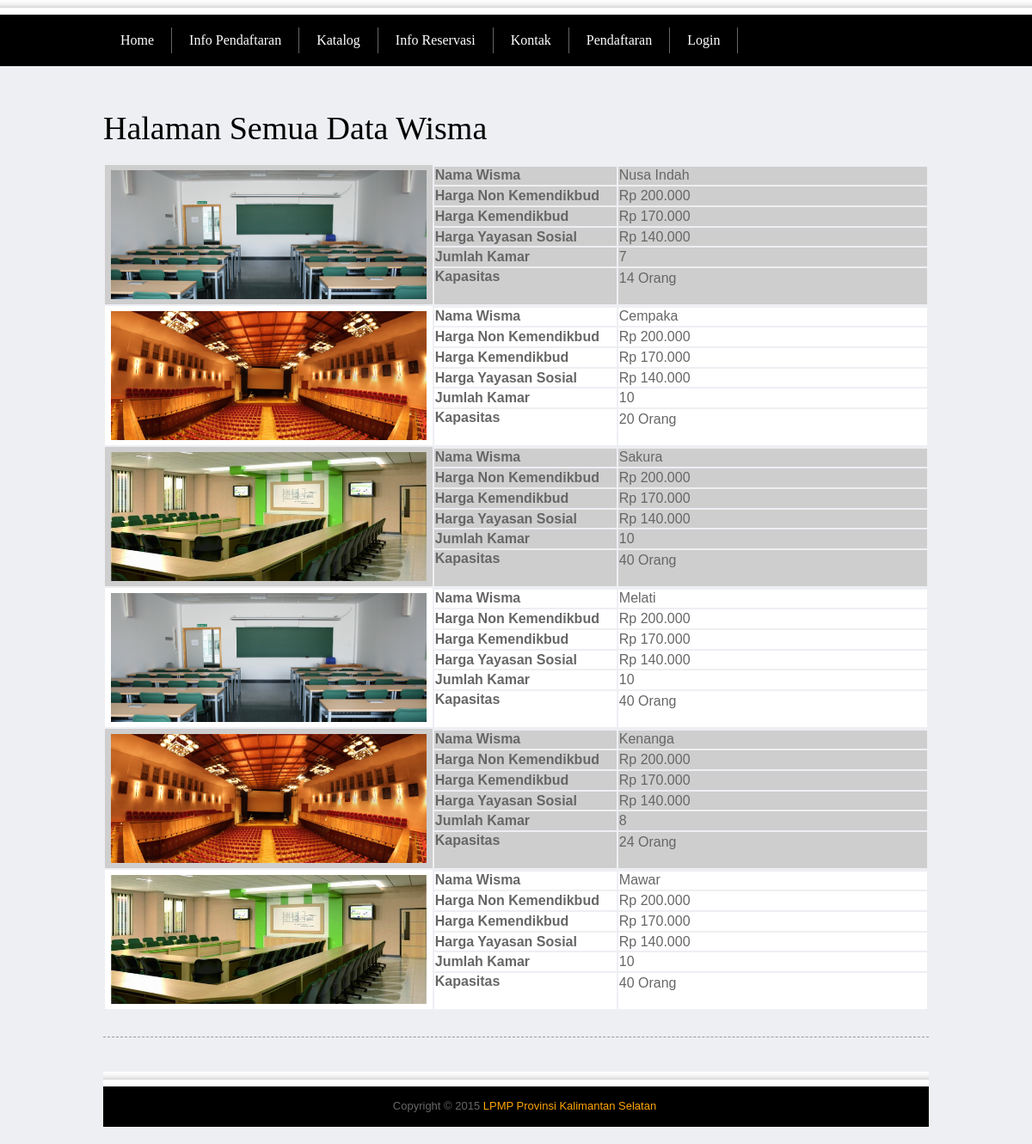
The page /index.php?page=fasilitas&kode=2 on the database its author committed.
### tables this page shows
CREATE TABLE `rb_kategori` (
  `kode_kategori` int(5) NOT NULL,
  `nama_kategori` varchar(150) NOT NULL
);

CREATE TABLE `rb_fasilitas` (
  `kode_fasilitas` int(3) NOT NULL,
  `kode_kategori` int(5) NOT NULL,
  `nama_fasilitas` varchar(15) NOT NULL,
  `hrg_nonkemendikbud` int(11) NOT NULL,
  `hrg_kemendikbud` int(11) NOT NULL,
  `hrg_yayasansosial` int(11) NOT NULL,
  `jml_kmr` int(3) NOT NULL,
  `kapasitas` int(3) NOT NULL,
  `namafoto` varchar(50) NOT NULL
);

### middle.php (the view, shortened to what this page needs)
<?php
function format_rupiah($angka){
  $rupiah=number_format($angka,0,',','.');
  return $rupiah;
}
if ($_GET[page]==''){
         include "slide.php"; ?>
            <h3 style='line-height:30px;'>Selamat Datang <?php echo "<b style='color:red'>$_SESSION[nama_lengkap]</b>"; ?> di System Informasi Penyewaan Fasilitas Gedung Lembaga Penjaminan Mutu Pendidikan (LPMP) Provinsi Kalimantan Selatan</h3>
      		<p>Silahkan Melakukan Pendaftaran Terlebih dahulu sebelum melakukan Pemesanan atau Penyewaan Fasilitas Gedung Lembaga Penjaminan Mutu Pendidikan (LPMP) Provinsi Kalimantan Selatan</p>
      <div class="cleaner"></div>
<?php
}elseif ($_GET[page]=='infopendaftaran'){
$i2 = mysql_fetch_array(mysql_query("SELECT * FROM rb_halaman where kd_halaman='1'"));
	echo "<h2>$i2[judul_halaman]</h2>
          <p>".nl2br($i2[isi_halaman])."</p>";
}elseif ($_GET[page]=='inforeservasi'){
$i2 = mysql_fetch_array(mysql_query("SELECT * FROM rb_halaman where kd_halaman='2'"));
	echo "<h2>$i2[judul_halaman]</h2>
          <p>".nl2br($i2[isi_halaman])."</p>";
}elseif ($_GET[page]=='fasilitas'){
	$kat = mysql_fetch_array(mysql_query("SELECT * FROM rb_kategori where kode_kategori='$_GET[kode]'"));
	echo "<h2>Halaman Semua Data $kat[nama_kategori]</h2>
		  <table width=100%>";
	$fasilitas = mysql_query("SELECT * FROM rb_fasilitas where kode_kategori='$_GET[kode]' ORDER BY kode_fasilitas DESC");
	$no = 1;
	while ($g = mysql_fetch_array($fasilitas)){
	if ($no % 2 == 1){
		$warna = '#cecece';
	}else{
		$warna = '#ffffff';
	}
		echo "<tr bgcolor=$warna><td rowspan='7' width=40% align=center><img style='width:97%; height:150px; border-radius:5px; padding:5px; 0px 5px 0px'src='foto/$g[namafoto]'></td></tr>
				<tr bgcolor=$warna><td width=210px><b>Nama $kat[nama_kategori]</b></td>		<td>$g[nama_fasilitas]</td></tr>
				<tr bgcolor=$warna><td><b>Harga Non Kemendikbud</b></td>	<td>Rp ".format_rupiah($g[hrg_nonkemendikbud])."</td></tr>
				<tr bgcolor=$warna><td><b>Harga Kemendikbud</b></td>		<td>Rp ".format_rupiah($g[hrg_kemendikbud])."</td></tr>
				<tr bgcolor=$warna><td><b>Harga Yayasan Sosial</b></td>	<td>Rp ".format_rupiah($g[hrg_yayasansosial])."</td></tr>
				<tr bgcolor=$warna><td><b>Jumlah Kamar</b></td>			<td>$g[jml_kmr]</td></tr>
				<tr bgcolor=$warna><td valign=top><b>Kapasitas</b></td>				<td>$g[kapasitas] Orang <br><br></td></tr>";
		$no++;
	}
		echo "</table>";
}
?>

### css/style.css (style rules this page uses)
body { margin: 0; padding: 0; color: #666; font-family: Tahoma, Geneva, sans-serif; font-size: 13px; line-height: 1.5em; background-color: #eeeff3; background-repeat: repeat-x; background-position: top }
#home { background-image: url(../images/footer.png); }
img { border: none; }
h1, h2, h3, h4, h5, h6 { color: #000; font-weight: normal; font-family: Georgia, "Times New Roman", Times, serif; }
h2 { font-size: 38px; margin: 0 0 25px; padding: 5px 0; }

### rows shown on the page
rb_kategori: nama_kategori "Wisma"
rb_fasilitas: namafoto (picture), kode_kategori.nama_kategori "Wisma", nama_fasilitas "Nusa Indah", hrg_nonkemendikbud "200.000", hrg_kemendikbud "170.000", hrg_yayasansosial "140.000", jml_kmr "7", kapasitas "14"
rb_fasilitas: namafoto (picture), kode_kategori.nama_kategori "Wisma", nama_fasilitas "Cempaka", hrg_nonkemendikbud "200.000", hrg_kemendikbud "170.000", hrg_yayasansosial "140.000", jml_kmr "10", kapasitas "20"
rb_fasilitas: namafoto (picture), kode_kategori.nama_kategori "Wisma", nama_fasilitas "Sakura", hrg_nonkemendikbud "200.000", hrg_kemendikbud "170.000", hrg_yayasansosial "140.000", jml_kmr "10", kapasitas "40"
rb_fasilitas: namafoto (picture), kode_kategori.nama_kategori "Wisma", nama_fasilitas "Melati", hrg_nonkemendikbud "200.000", hrg_kemendikbud "170.000", hrg_yayasansosial "140.000", jml_kmr "10", kapasitas "40"
rb_fasilitas: namafoto (picture), kode_kategori.nama_kategori "Wisma", nama_fasilitas "Kenanga", hrg_nonkemendikbud "200.000", hrg_kemendikbud "170.000", hrg_yayasansosial "140.000", jml_kmr "8", kapasitas "24"
rb_fasilitas: namafoto (picture), kode_kategori.nama_kategori "Wisma", nama_fasilitas "Mawar", hrg_nonkemendikbud "200.000", hrg_kemendikbud "170.000", hrg_yayasansosial "140.000", jml_kmr "10", kapasitas "40"
